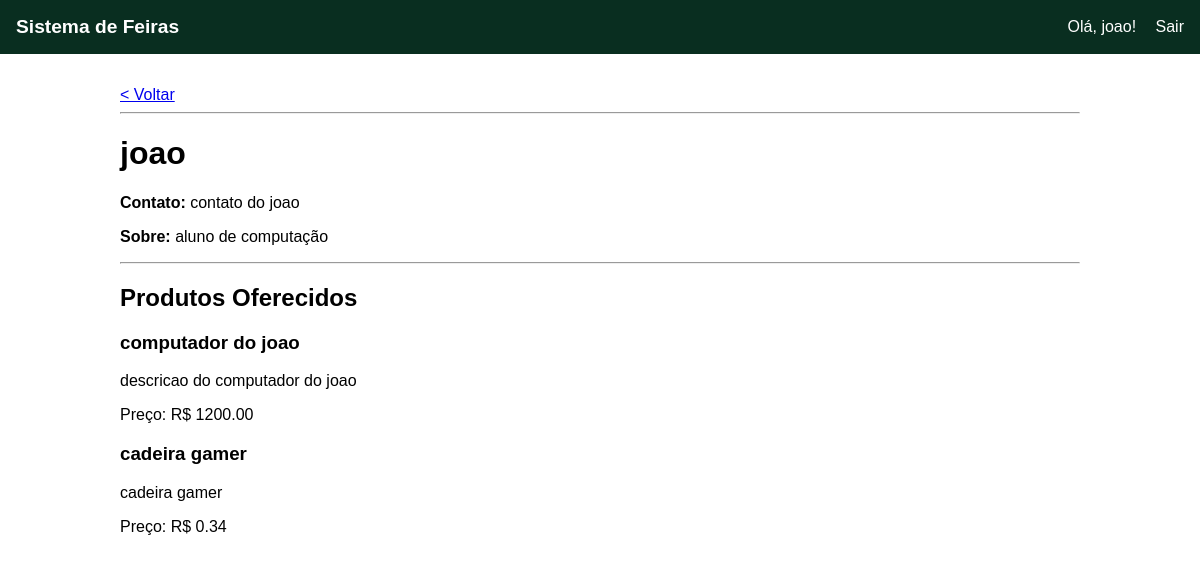
Screenshot of /expositor/2/ (signed in) with the database file from the repository.
### core/models.py (models this page shows, shortened)
class Expositor(models.Model):
    nome = models.CharField(max_length=100)
    descricao = models.TextField()
    contato = models.CharField(max_length=100) # Email ou telefone
    feiras = models.ManyToManyField(Feira, related_name='expositores') # Um expositor pode estar em várias feiras

class Produto(models.Model):
    nome = models.CharField(max_length=100)
    descricao = models.TextField()
    preco = models.DecimalField(max_digits=10, decimal_places=2)
    expositor = models.ForeignKey(Expositor, on_delete=models.CASCADE, related_name='produtos')

### core/views.py (the view)
# urls.py: path('expositor/<int:expositor_id>/', views.detalhes_expositor, name='detalhes_expositor'),
def detalhes_expositor(request, expositor_id):
    expositor = get_object_or_404(Expositor, pk=expositor_id)
    lista_de_produtos = expositor.produtos.all()
    context = {
        'expositor': expositor,
        'produtos': lista_de_produtos
    }
    return render(request, 'core/detalhes_expositor.html', context)

### core/templates/core/detalhes_expositor.html (shortened to what this page needs)
{% extends 'core/base.html' %}
{% block content %}
    <a href="javascript:history.back()">< Voltar</a>
    <hr>
    <h1>{{ expositor.nome }}</h1>
    <p><strong>Contato:</strong> {{ expositor.contato }}</p>
    <p><strong>Sobre:</strong> {{ expositor.descricao }}</p>
    <hr>
    <h2>Produtos Oferecidos</h2>
    {% if produtos %}
        {% for produto in produtos %}
            <div class="produto-card">
                <h3>{{ produto.nome }}</h3>
                <p>{{ produto.descricao }}</p>
                <p class="preco">Preço: R$ {{ produto.preco|floatformat:2 }}</p>
            </div>
        {% endfor %}
    {% else %}
        <p>Este expositor ainda não cadastrou produtos.</p>
    {% endif %}
{% endblock %}

### core/templates/core/base.html (shortened to what this page needs)
<!DOCTYPE html>
<html lang="pt-br">
<head>
</head>
<body>
    <header>
        <div class="logo">
            <a href="{% url 'inicio' %}">Sistema de Feiras</a>
        </div>
        <nav class="user-nav">
            {% if user.is_authenticated %}
                <span>Olá, {{ user.username }}!</span>
                <form action="{% url 'logout' %}" method="post" style="display: inline; margin-left: 15px;">
                    <button type="submit" style="background: none; border: none; color: white; cursor: pointer; padding: 0; font-size: inherit; font-family: inherit;">
                        Sair
                    </button>
                </form>
            {% else %}
                <a href="{% url 'login' %}">Entrar</a>
            {% endif %}
        </nav>
    </header>
    <main class="main-content">
        {% block content %}
        {% endblock %}
    </main>
</body>
</html>

### core/templates/core/base.html (style rules this page uses)
body { font-family: sans-serif; margin: 0; }
header { background-color: #092E20; color: white; padding: 1em; display: flex; justify-content: space-between; align-items: center; }
header a { color: white; text-decoration: none; }
.logo a { font-weight: bold; font-size: 1.2em; }
.main-content { padding: 2em; max-width: 960px; margin: auto; }

### rows the page displays
Expositor: nome "joao", contato "contato do joao", descricao "aluno de computação"
Produto: nome "computador do joao", descricao "descricao do computador do joao", preco "1200.00"
Produto: nome "cadeira gamer", descricao "cadeira gamer", preco "0.34"

### other values shown
{{ user.username }} "joao"
